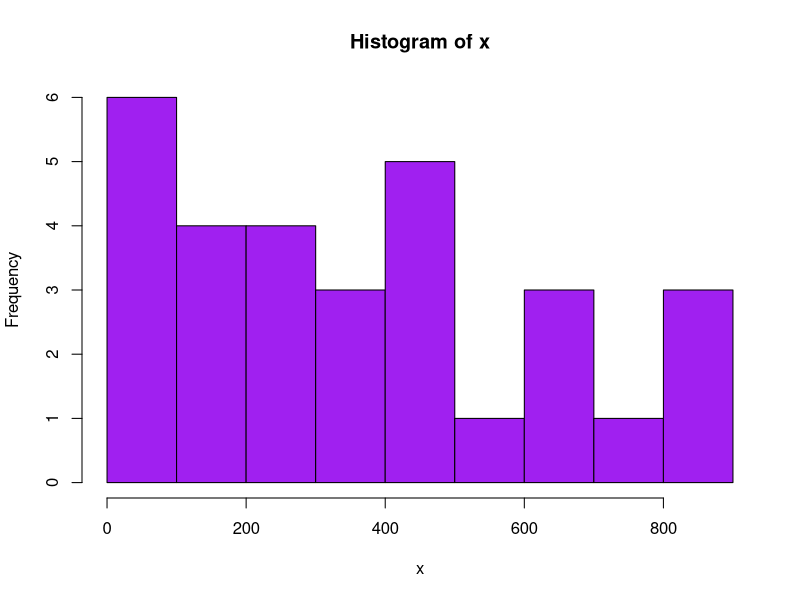
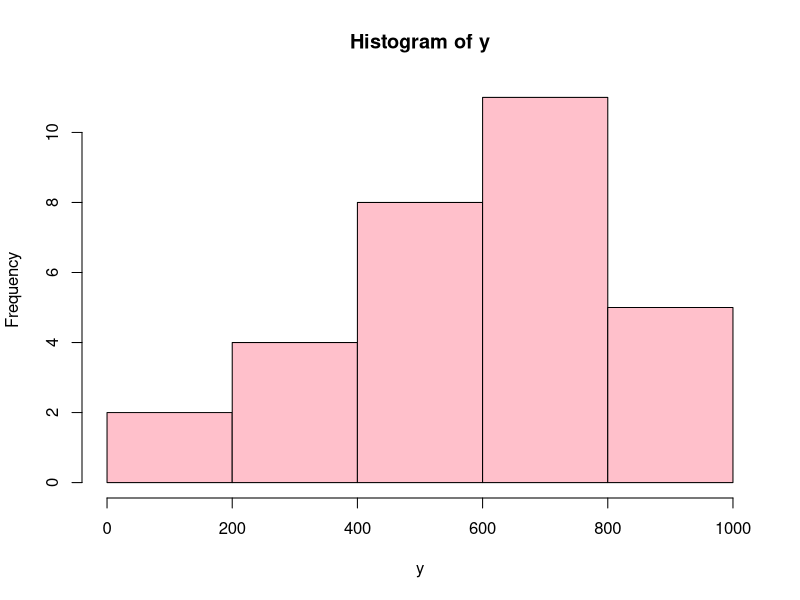

The R script that drew these images, in order: (Note: this script raises an error after producing the figures.)
# 1.Створіть змінну lvl, яка містить наступні числові елементи: 8, 10, 10, 1, 10, 10, 8, 12, 1, 12. 
# Виконайте наступні завдання: 
#   обчисліть суму елементів lvl; 
#   обчисліть середнє елементів lvl; 
#   визначте медіану елементів lvl; 
#   визначте з допомогою R довжину змінної lvl; 
#   обчисліть стандартне відхилення елементів lvl; 
#   округліть стандартне відхилення до двох знаків після коми. 

lvl <- c(8, 10, 10, 1, 10, 10, 8, 12, 1, 12)
sum(lvl)
mean(lvl)
median(lvl)
length(lvl)
sd(lvl)
round(lvl)

# 2.Уявимо, що ви відстежуєте пробіг автомобіля після кожної заправки. 
# Після останніх восьмизаправок пробіг був: 65311 65624 65908 66219 66499 66821 67145 67447. 
# Введіть ці числа в R. Використайте функцію diff() до цих даних. 
# Що ви отримаєте як  результат?  Ви  повинні  побачити  кількість  миль  між  заправками. 
# Використайте функцію max(),  mean()  і  min(), щоб обчислити максимальний, 
# середній і мінімальний пробіг між заправками. 

run <- c(65311, 65624, 65908, 66219, 66499, 66821, 67145, 67447)
diff(run)
max(diff(run))
mean(diff(run))
min(diff(run))

# 3.Уявіть, що вам потрібно купити устаткування для вашої фабрики і у вас є 2 варіанти для вибору. 
# Перед прийняттям остаточного рішення, ви вибрали 10 показників ефективності з кожного варіанту. 
# Якщо б ваше остаточне рішення будувалося на цих замірах, яке устаткування ви б вибрали? 
# Устаткування 1: 151.2, 150.5, 149.2, 147.5, 152.9, 152.0, 151.3, 149.7, 149.4, 150.7 
# Устаткування 2: 151.9, 151.4, 150.3, 151.2, 151.0, 150.2, 151.2, 151.4, 150.4, 151.7

ust1 <- c(151.2, 150.5, 149.2, 147.5, 152.9, 152.0, 151.3, 149.7, 149.4, 150.7)
ust2 <- c(151.9, 151.4, 150.3, 151.2, 151.0, 150.2, 151.2, 151.4, 150.4, 151.7)

cat("Найкращим устаткуванням є :", ifelse(mean(ust1) > mean(ust2), "Устаткування 1", "Устаткування 2"))



# 4.Створіть вектор зросту двадцяти учнів класу: 
#   100, 106, 121, 111, 109, 111, 103, 117, 114, 108, 111, 105, 120, 116, 104, 103, 108, 111, 101, 120. 
# Який учень знаходиться посередині цього списку (за зростом)? Який зріст є  найбільш  популярним?
# Обчисліть ці  величини  засобами  описової аналітики в R. 

height <- c(100, 106, 121, 111, 109, 111, 103, 117, 114, 108, 111, 105, 120, 116, 104, 103, 108, 111, 101, 120)
sort(height)
cat("Зріст учня, який знаходиться посередині:", median(height))

find_mode <- function (x) {
  tab <- tabulate(match(x, unique(x)))
  unique(x)[tab == max(tab)]
}
print(paste("Найпопулярніший зріст:", find_mode(height)))


#5.Обчисліть квантилі, квартилі, IQR і стандартну похибку на основі даних з попереднього завдання. 

quantile(height)
IQR(height)
sd(height) / sqrt(length(height))

#6.Розрахуйте стандартне відхилення для даних із завдання 4 за допомогою формули і порівняйте 
#результати з використанням функції sd(). Чи будуть результати однакові?

sd(height)

sqrt(var(height))
  
# 7.Завантажте  дані  з  двох  стовпців  таблиці  у  два  вектори.  
# Визначте скошеність у даних візуально з використанням засобів розвідувальної 
# аналітики та  з  допомогою  метрикописової  аналітики.  Інтерпретуйте результати.

x <- c(212, 869, 220, 654, 511, 624, 420, 121, 428, 865, 799, 405, 230, 670, 870, 366, 99, 55, 489, 312, 493, 163, 221, 84, 144, 48, 375, 86, 168, 100)
y <- c(586, 760, 495, 678, 559, 415, 370, 659, 119, 288, 241, 787, 522, 207, 160, 526, 656, 848, 720, 676, 581, 929, 653, 611, 770, 800, 529, 975, 995, 947)

hist(x, col = "purple")
hist(y, col = "pink")

skewness(x)
skewness(y)
